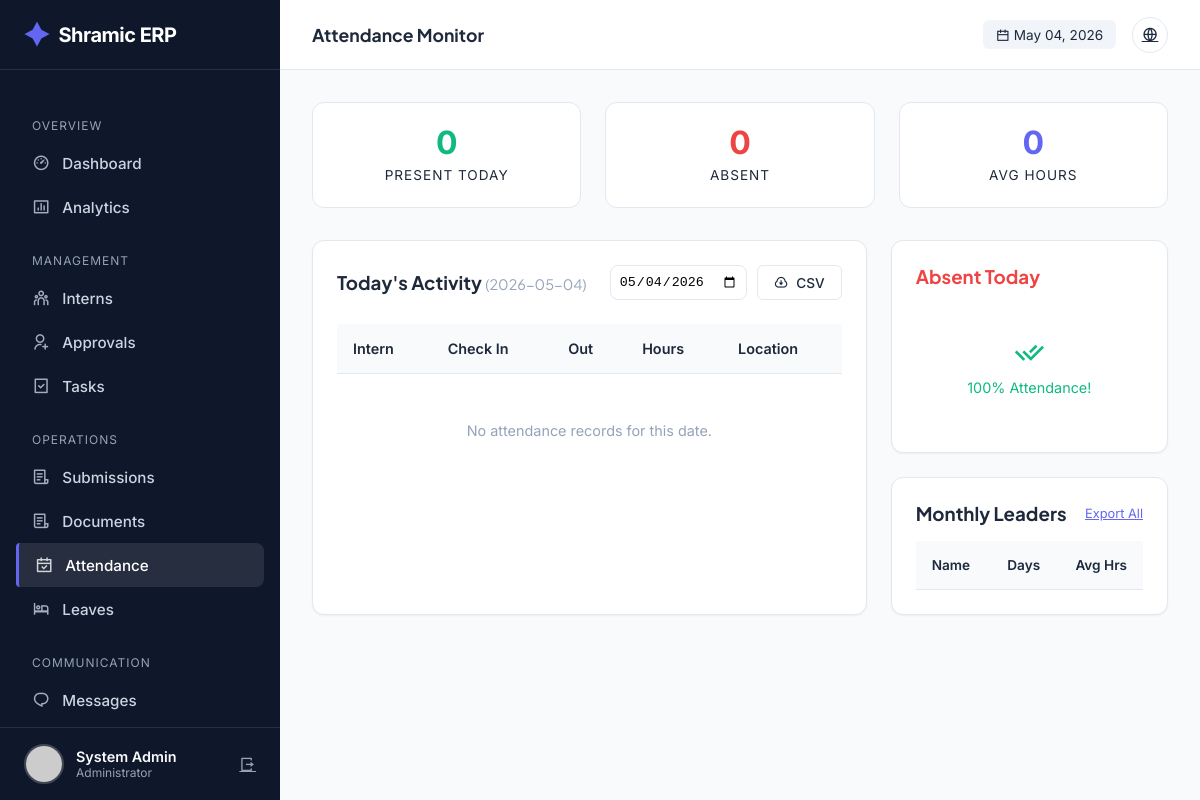
The page /admin/attendance (signed in) on the database as committed earlier.
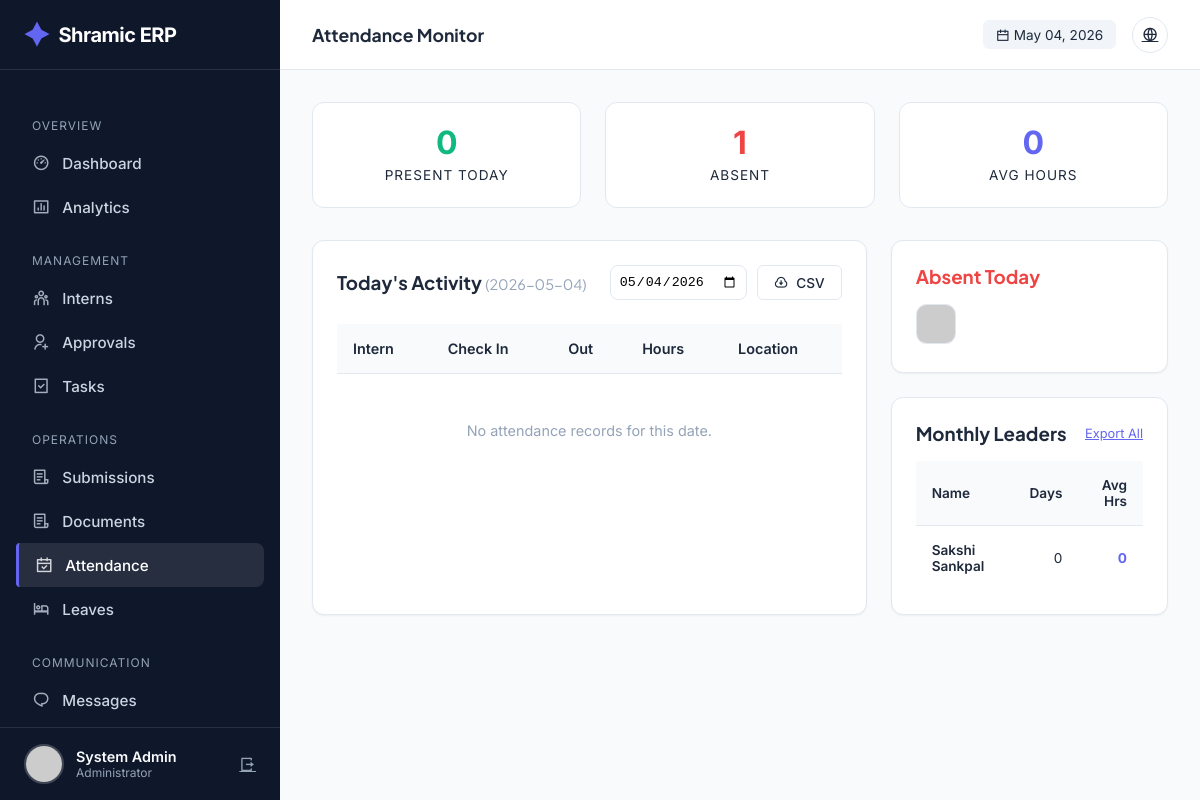
The same page on the database as committed later.
### tables this page shows
CREATE TABLE users (
            id INTEGER PRIMARY KEY AUTOINCREMENT,
            intern_id TEXT UNIQUE,
            usn TEXT UNIQUE NOT NULL,
            full_name TEXT NOT NULL,
            phone TEXT NOT NULL,
            email TEXT UNIQUE NOT NULL,
            password_hash TEXT NOT NULL,
            role TEXT NOT NULL,
            photo_url TEXT,
            status TEXT DEFAULT 'PENDING',
            is_admin BOOLEAN DEFAULT 0,
            department TEXT,
            join_date DATE,
            emergency_contact TEXT,
            address TEXT,
            last_login TIMESTAMP,
            login_count INTEGER DEFAULT 0,
            created_at TIMESTAMP DEFAULT CURRENT_TIMESTAMP,
            updated_at TIMESTAMP DEFAULT CURRENT_TIMESTAMP
        );

### app.py (the view)
@app.route('/admin/attendance')
@login_required
@admin_required
def admin_attendance():
    conn = get_db_connection()
    cur = conn.cursor()
    date_filter = request.args.get('date', format_datetime(get_current_date(), '%Y-%m-%d'))
    cur.execute("""
        SELECT u.id, u.intern_id, u.full_name, u.role, u.photo_url, u.department,
               a.check_in_time, a.check_out_time, a.work_hours, a.location
        FROM attendance a
        JOIN users u ON a.user_id = u.id
        WHERE a.date = ?
        ORDER BY a.check_in_time DESC
    """, (date_filter,))
    today_attendance = cur.fetchall()
    cur.execute("""
        SELECT u.intern_id, u.full_name, u.role, u.department,
               COUNT(a.id) as days_present,
               SUM(a.work_hours) as total_hours,
               AVG(a.work_hours) as avg_hours
        FROM users u
        LEFT JOIN attendance a ON u.id = a.user_id
            AND strftime('%Y-%m', a.date) = strftime('%Y-%m', 'now')
        WHERE u.is_admin = 0 AND u.status = 'APPROVED'
        GROUP BY u.id, u.intern_id, u.full_name, u.role, u.department
        ORDER BY days_present DESC
    """)
    monthly_summary = cur.fetchall()
    cur.execute("""
        SELECT u.id, u.intern_id, u.full_name, u.role, u.department, u.photo_url
        FROM users u
        WHERE u.is_admin = 0 AND u.status = 'APPROVED'
        AND u.id NOT IN (
            SELECT user_id FROM attendance WHERE date = ?
        )
    """, (date_filter,))
    absent_today = cur.fetchall()
    conn.close()
    return render_template('admin/attendance.html',
        today_attendance=today_attendance,
        monthly_summary=monthly_summary,
        absent_today=absent_today,
        date_filter=date_filter
    )

### app.py (called while the page is built)
@app.before_request
def make_session_permanent():
    session.permanent = True
    app.permanent_session_lifetime = timedelta(days=365)
    if current_user.is_authenticated:
        try:
            conn = get_db_connection()
            cur = conn.cursor()
            current_timestamp = format_datetime(get_current_datetime())
            cur.execute("UPDATE users SET updated_at = ? WHERE id = ?",
                       (current_timestamp, current_user.id))
            conn.commit()
            conn.close()
        except:
            pass

def get_db_connection():
    conn = sqlite3.connect(DATABASE)
    conn.row_factory = sqlite3.Row
    return conn

def get_current_datetime():
    return datetime.now(TIMEZONE)

def get_current_date():
    return get_current_datetime().date()

def format_datetime(dt, format_str='%Y-%m-%d %H:%M:%S'):
    if dt is None: return None
    if isinstance(dt, str): return dt
    return dt.strftime(format_str)

### templates/admin/attendance.html (shortened to what the changed rows need)
{% extends "admin/base.html" %} {% block page_title %}Attendance Monitor{%
endblock %} {% block content %}
<div class="att-stats">
  <div class="stat-box">
    <div class="stat-val" style="color: var(--danger)">
      {{ absent_today|length }}
    </div>
    <div class="stat-lbl">Absent</div>
  </div>
    {% set total_hrs = namespace(value=0) %} {% for r in today_attendance %}{%
    if r.work_hours %}{% set total_hrs.value = total_hrs.value + r.work_hours
    %}{% endif %}{% endfor %}
</div>
<div style="display: grid; grid-template-columns: 2fr 1fr; gap: 1.5rem">
  <div class="card">
    <div class="table-container">
      <table>
        <thead>
          <tr>
            <th>Intern</th>
            <th>Check In</th>
            <th>Out</th>
            <th>Hours</th>
            <th>Location</th>
          </tr>
        </thead>
      </table>
    </div>
  </div>
  <div style="display: flex; flex-direction: column; gap: 1.5rem">
    <div class="card">
      {% if absent_today %}
      <div class="absent-grid">
        {% for user in absent_today %}
        <div class="absent-item" data-name="{{ user.full_name }}">
          <a href="{{ url_for('admin_intern_detail', intern_id=user['id']) }}">
            <img
              src="{{ url_for('static', filename='uploads/profiles/' + user.photo_url) if user.photo_url else 'https://ui-avatars.com/api/?name=' + user.full_name }}"
              alt="{{ user.full_name }}"
            />
          </a>
        </div>
        {% endfor %}
      </div>
      {% else %}
      <div style="text-align: center; padding: 2rem; color: var(--success)">
        <i class="ri-check-double-line" style="font-size: 2rem"></i>
        <p style="margin-top: 0.5rem; font-size: 0.9rem">100% Attendance!</p>
      </div>
      {% endif %}
    </div>
    <div class="card">
      <div class="table-container">
        <table style="font-size: 0.85rem">
          <thead>
            <tr>
              <th>Name</th>
              <th style="text-align: right">Days</th>
              <th style="text-align: right">Avg Hrs</th>
            </tr>
          </thead>
          <tbody>
            {% for summary in monthly_summary[:5] %}
            <tr>
              <td style="font-weight: 600">{{ summary.full_name }}</td>
              <td style="text-align: right">{{ summary.days_present }}</td>
              <td
                style="
                  text-align: right;
                  color: var(--primary);
                  font-weight: 700;
                "
              >
                {{ (summary.avg_hours or 0)|round(1) }}
              </td>
            </tr>
            {% endfor %}
          </tbody>
        </table>
      </div>
    </div>
  </div>
</div>
{% endblock %}

Rows that differ between the two databases and show on the page:
added users: full_name "Sakshi Sankpal", days_present "0", is_admin "0"
Other text that changed with them:
{{ absent_today|length }}: "0" → "1"
text no longer shown: "100% Attendance!"
